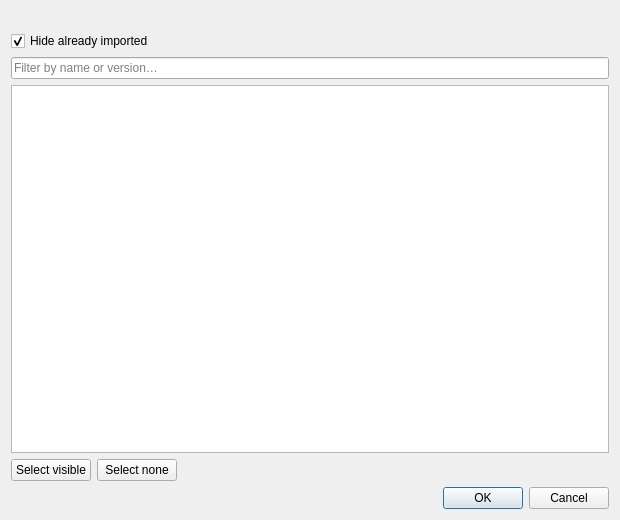
<?xml version="1.0" encoding="UTF-8"?>
<ui version="4.0">
 <class>PrismPickerDialog</class>
 <widget class="QDialog" name="PrismPickerDialog">
  <property name="geometry">
   <rect>
    <x>0</x>
    <y>0</y>
    <width>620</width>
    <height>520</height>
   </rect>
  </property>
  <property name="windowTitle">
   <string>Import from Prism Launcher</string>
  </property>
  <layout class="QVBoxLayout" name="mainLayout">
   <item>
    <widget class="QLabel" name="hintLabel"/>
   </item>
   <item>
    <widget class="QCheckBox" name="skipImportedCheck">
     <property name="text">
      <string>Hide already imported</string>
     </property>
     <property name="checked">
      <bool>true</bool>
     </property>
    </widget>
   </item>
   <item>
    <widget class="QLineEdit" name="filterEdit">
     <property name="placeholderText">
      <string>Filter by name or version…</string>
     </property>
     <property name="clearButtonEnabled">
      <bool>true</bool>
     </property>
    </widget>
   </item>
   <item>
    <widget class="QListWidget" name="instanceList">
     <property name="iconSize">
      <size>
       <width>24</width>
       <height>24</height>
      </size>
     </property>
     <property name="alternatingRowColors">
      <bool>true</bool>
     </property>
    </widget>
   </item>
   <item>
    <layout class="QHBoxLayout" name="selectRow">
     <item>
      <widget class="QPushButton" name="selectAllButton">
       <property name="text">
        <string>Select visible</string>
       </property>
      </widget>
     </item>
     <item>
      <widget class="QPushButton" name="selectNoneButton">
       <property name="text">
        <string>Select none</string>
       </property>
      </widget>
     </item>
     <item>
      <spacer name="selectSpacer">
       <property name="orientation">
        <enum>Qt::Orientation::Horizontal</enum>
       </property>
       <property name="sizeHint" stdset="0">
        <size>
         <width>40</width>
         <height>20</height>
        </size>
       </property>
      </spacer>
     </item>
    </layout>
   </item>
   <item>
    <widget class="QDialogButtonBox" name="buttonBox">
     <property name="standardButtons">
      <set>QDialogButtonBox::StandardButton::Ok|QDialogButtonBox::StandardButton::Cancel</set>
     </property>
    </widget>
   </item>
  </layout>
 </widget>
 <resources/>
 <connections/>
</ui>
